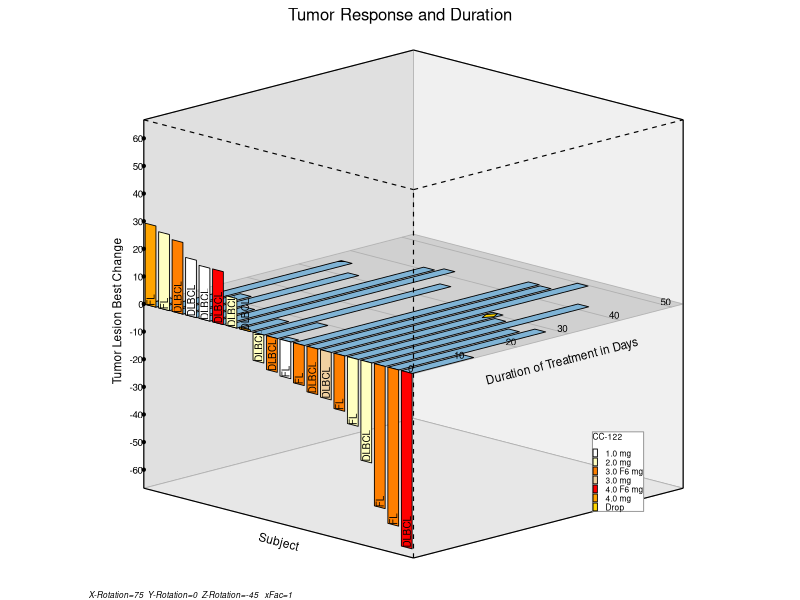
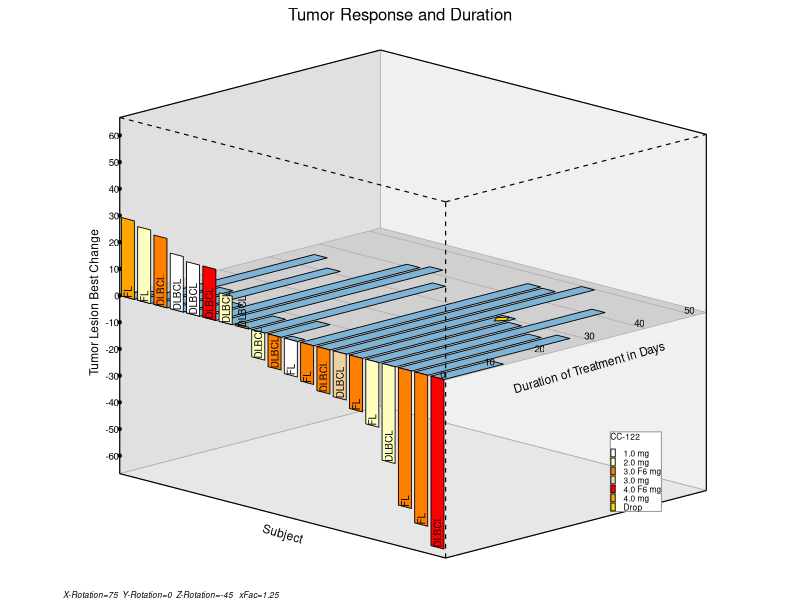
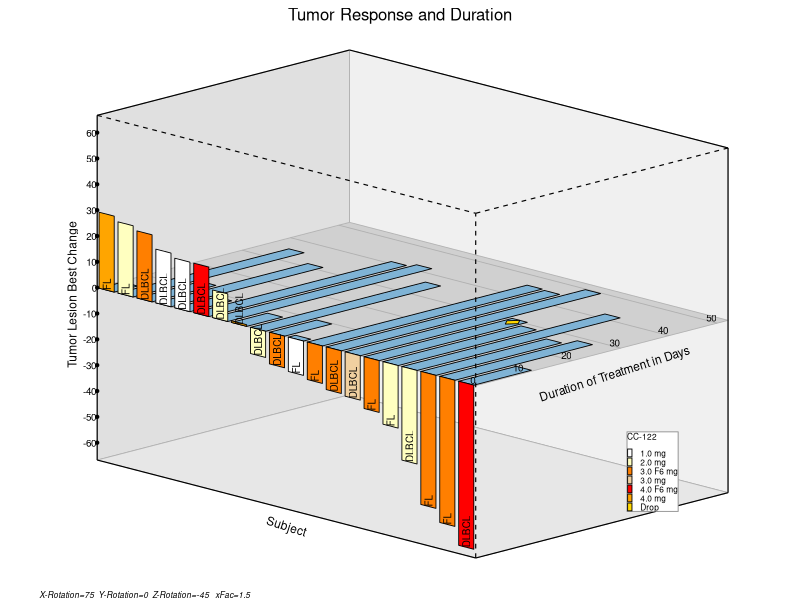

Write the R code that produced these figures, in order.
out <- Sys.getenv("OUT_DIR")
if (out == "") out <- getwd()
dir.create(out, showWarnings = FALSE, recursive = TRUE)
suppressPackageStartupMessages(library(ggplot2))

## ---------- SAS RANUNI replication ----------
m_sas <- 2147483647
a_sas <- 397204094
mod_mult <- function(aa, ss, mm) {
  a_hi <- floor(aa / 65536); a_lo <- aa - a_hi * 65536
  s_hi <- floor(ss / 65536); s_lo <- ss - s_hi * 65536
  t1 <- (a_hi * s_hi * 2) %% mm
  t2_mid <- a_hi * s_lo + a_lo * s_hi
  h <- floor(t2_mid / 65536); l <- t2_mid - h * 65536
  t2 <- (h * 2 + l * 65536) %% mm
  t3 <- (a_lo * s_lo) %% mm
  (t1 + t2 + t3) %% mm
}
seed3 <- 3
seed2 <- 2
next_u3 <- function() {
  s_new <- mod_mult(a_sas, seed3, m_sas)
  seed3 <<- s_new
  s_new / m_sas
}
next_u2 <- function() {
  s_new <- mod_mult(a_sas, seed2, m_sas)
  seed2 <<- s_new
  s_new / m_sas
}

n <- 20L
Response <- numeric(n); Duration <- numeric(n)
Dropped <- rep(NA_real_, n); Drug <- integer(n)
Code <- character(n); codeloc <- numeric(n); baseline <- numeric(n)
for (i in 1:n) {
  u1 <- next_u3(); Response[i] <- 100 * (u1 - 0.7)
  u2 <- next_u3(); Duration[i] <- 50 * u2
  u3 <- next_u3(); if (u3 > 0.8) Dropped[i] <- Duration[i] - 5 else Dropped[i] <- NA_real_
  u4 <- next_u3(); Drug[i] <- floor(6 * u4)
  u5 <- next_u3(); Code[i] <- ifelse(u5 > 0.7, "FL", "DLBCL")
  codeloc[i] <- ifelse(Response[i] > 0, 0, Response[i])
  u6 <- next_u2(); baseline[i] <- 20 + 180 * u6
}
tumor <- data.frame(i=1:n, Response=Response, Duration=Duration, Dropped=Dropped,
  Drug=Drug, Code=Code, codeloc=codeloc, baseline=baseline, stringsAsFactors=FALSE)
## sort by descending Response (SAS missing first; no missings here)
tumor <- tumor[order(-tumor$Response), , drop=FALSE]
rownames(tumor) <- NULL

drug_labels <- c("1.0 mg","2.0 mg","3.0 mg","4.0 mg","3.0 F6 mg","4.0 F6 mg")
tumor$DrugLabel <- drug_labels[tumor$Drug + 1L]
Lblx <- "Subject"; Lbly <- "Duration of Treatment in Days"; Lblz <- "Tumor Lesion Best Change"
Title_main <- "Tumor Response and Duration"

get_w <- function(Tilt, Rotate) {
  fac <- pi/180; A <- Tilt*fac; B <- 0; C <- Rotate*fac
  M <- matrix(0,4,4); M[1,1]<-1; M[2,2]<-1; M[3,3]<--1; M[4,4]<-1
  Rx <- diag(4); Rx[2,2]<-cos(A); Rx[2,3]<--sin(A); Rx[3,2]<-sin(A); Rx[3,3]<-cos(A)
  Ry <- diag(4)
  Rz <- diag(4); Rz[1,1]<-cos(C); Rz[1,2]<--sin(C); Rz[2,1]<-sin(C); Rz[2,2]<-cos(C)
  u <- Rz %*% M; v <- Ry %*% u; w <- Rx %*% v
  w
}
proj_pt <- function(x,y,z,w) {
  d <- matrix(c(x,y,z,1),4,1)
  p <- w %*% d
  c(p[1,1], p[2,1], p[3,1])
}

wall_fills <- c(Center="#D0D0D0", Back="#E0E0E0", Right="#F0F0F0", Bottom="#E7E7E7")
drug_fills <- c("1.0 mg"="#FFFFFF","2.0 mg"="#FFFFC0","3.0 mg"="#F0D0A0",
  "4.0 mg"="orange","3.0 F6 mg"="#FF7F00","4.0 F6 mg"="red","Drop"="gold")

run_waterfall <- function(xFac, suffix) {
  Tilt <- 75; Rotate <- -45
  Acl <- Tilt; Bcl <- 0; Ccl <- Rotate
  dx <- xFac
  ## Wall_Axes
  wa <- data.frame(
    id=c('X1-Axis','X3-Axis','X4-Axis','Y2-Axis','Y3-Axis','Y4-Axis','Z1-Axis','Z2-Axis','Z4-Axis',
      rep('Back',4),rep('Right',4),rep('Bottom',4),rep('Center',4)),
    wgroup=c('D','L','D','D','D','L','D','L','D',rep('D',16)),
    xw=c(-dx,-dx,-dx,-dx,dx,dx,-dx,dx,dx,
      -dx,-dx,-dx,-dx, -dx,dx,dx,-dx, -dx,dx,dx,-dx, -dx,dx,dx,-dx),
    yw=c(-1,-1,1,-1,-1,-1,-1,-1,1,
      -1,1,1,-1, 1,1,1,1, -1,-1,1,1, -1,-1,1,1),
    zw=c(-1,1,1,1,-1,1,-1,-1,-1,
      -1,-1,1,1, -1,-1,1,1, -1,-1,-1,-1, 0,0,0,0),
    xw2=c(dx,dx,dx,-dx,dx,dx,-dx,dx,dx,rep(NA_real_,16)),
    yw2=c(-1,-1,1,1,1,1,-1,-1,1,rep(NA_real_,16)),
    zw2=c(-1,1,1,1,-1,1,1,1,1,rep(NA_real_,16)),
    xl=c(0,NA,NA,NA,dx+0.1,NA,-dx,NA,NA,rep(NA_real_,16)),
    yl=c(-1,NA,NA,NA,0,NA,-1.2,NA,NA,rep(NA_real_,16)),
    zl=c(-1.1,NA,NA,NA,-0.1,NA,0,NA,NA,rep(NA_real_,16)),
    label=c(1,NA,NA,NA,2,NA,3,NA,NA,rep(NA_real_,16)),
    stringsAsFactors=FALSE)
  wmat <- get_w(Tilt, Rotate)
  nwa <- nrow(wa)
  wa$xw_p <- NA_real_; wa$yw_p <- NA_real_; wa$zw_p <- NA_real_
  wa$xw2_p <- NA_real_; wa$yw2_p <- NA_real_; wa$zw2_p <- NA_real_
  wa$xl_p <- NA_real_; wa$yl_p <- NA_real_; wa$zl_p <- NA_real_
  wa$lab <- NA_character_
  for (k in 1:nwa) {
    p <- proj_pt(wa$xw[k], wa$yw[k], wa$zw[k], wmat)
    wa$xw_p[k] <- p[1]; wa$yw_p[k] <- p[2]; wa$zw_p[k] <- p[3]
    if (!is.na(wa$xw2[k])) {
      p2 <- proj_pt(wa$xw2[k], wa$yw2[k], wa$zw2[k], wmat)
      wa$xw2_p[k] <- p2[1]; wa$yw2_p[k] <- p2[2]; wa$zw2_p[k] <- p2[3]
    }
    if (!is.na(wa$xl[k])) {
      p3 <- proj_pt(wa$xl[k], wa$yl[k], wa$zl[k], wmat)
      wa$xl_p[k] <- p3[1]; wa$yl_p[k] <- p3[2]; wa$zl_p[k] <- p3[3]
    }
    if (!is.na(wa$label[k])) {
      if (wa$label[k]==1) wa$lab[k] <- Lblx
      if (wa$label[k]==2) wa$lab[k] <- Lbly
      if (wa$label[k]==3) wa$lab[k] <- Lblz
    }
  }
  ## label rotations
  facs <- sqrt(xFac)
  xaxisRot <- 0; yaxisRot <- 0
  r1 <- wa[wa$id=='X1-Axis',,drop=FALSE]
  dx1 <- r1$xw2_p - r1$xw_p
  if (abs(dx1) > 0.001) xaxisRot <- facs*180*atan((r1$yw2_p-r1$yw_p)/dx1)/pi else xaxisRot <- 90
  r2 <- wa[wa$id=='Y3-Axis',,drop=FALSE]
  dx2 <- r2$xw2_p - r2$xw_p
  if (abs(dx2) > 0.001) yaxisRot <- facs*180*atan((r2$yw2_p-r2$yw_p)/dx2)/pi else yaxisRot <- 90
  ## ranges
  DurMin <- min(tumor$Duration); DurMax <- max(tumor$Duration)
  ResMin <- min(tumor$Response); ResMax <- max(tumor$Response)
  aResMax <- 1.05*max(abs(ResMax), abs(ResMin))
  aDurMax <- 1.05*max(abs(DurMax), abs(DurMin))
  ## polygons
  rows <- list(); ri <- 1L; pid <- 0L
  lastDrug <- tumor$Drug[nrow(tumor)]
  for (k in 1:nrow(tumor)) {
    Dur <- tumor$Duration[k]; Resp <- tumor$Response[k]
    Dr <- tumor$Drug[k]; Cd <- tumor$Code[k]
    i0 <- k - 1L
    xs <- c(dx*(i0-0.5-0.4), dx*(i0-0.5-0.4), dx*(i0-0.5+0.4), dx*(i0-0.5+0.4))
    pid <- pid + 1L
    for (j in 1:4) {
      yv <- c(0, Dur, Dur, 0)[j]
      rows[[ri]] <- data.frame(type='Duration', pid=pid, x=xs[j], y=yv, z=0,
        Drug=Dr, Code=Cd, Lid=NA_real_, yTickVal=NA_real_, zTickVal=NA_real_, stringsAsFactors=FALSE); ri<-ri+1L
    }
    pid <- pid + 1L
    for (j in 1:4) {
      zv <- c(0, Resp, Resp, 0)[j]
      rows[[ri]] <- data.frame(type='Response', pid=pid, x=xs[j], y=0, z=zv,
        Drug=Dr, Code=Cd, Lid=NA_real_, yTickVal=NA_real_, zTickVal=NA_real_, stringsAsFactors=FALSE); ri<-ri+1L
    }
    if (!is.na(tumor$Dropped[k])) {
      pid <- pid + 1L
      dxs <- c(dx*(i0-0.5-0.3), dx*(i0-0.5), dx*(i0-0.5+0.3), dx*(i0-0.5))
      dys <- c(Dur-0.03*DurMax, Dur, Dur-0.03*DurMax, Dur-0.06*DurMax)
      for (j in 1:4) {
        rows[[ri]] <- data.frame(type='Dropped', pid=pid, x=dxs[j], y=dys[j], z=0,
          Drug=Dr, Code=Cd, Lid=NA_real_, yTickVal=NA_real_, zTickVal=NA_real_, stringsAsFactors=FALSE); ri<-ri+1L
      }
    }
    zc <- ifelse(Resp < 0, Resp, 0)
    rows[[ri]] <- data.frame(type='Code', pid=pid, x=dx*(i0-0.5), y=0, z=zc,
      Drug=Dr, Code=Cd, Lid=NA_real_, yTickVal=NA_real_, zTickVal=NA_real_, stringsAsFactors=FALSE); ri<-ri+1L
  }
  n_real_pid <- pid
  xMax <- dx*(nrow(tumor)-1L)
  ## aspect polygons
  pid <- pid + 1L
  rows[[ri]] <- data.frame(type='Response', pid=pid, x=-dx, y=0, z=-aResMax, Drug=lastDrug, Code=NA_character_, Lid=NA_real_, yTickVal=NA_real_, zTickVal=NA_real_, stringsAsFactors=FALSE); ri<-ri+1L
  rows[[ri]] <- data.frame(type='Response', pid=pid, x=-dx, y=0, z=aResMax, Drug=lastDrug, Code=NA_character_, Lid=NA_real_, yTickVal=NA_real_, zTickVal=NA_real_, stringsAsFactors=FALSE); ri<-ri+1L
  pid <- pid + 1L
  rows[[ri]] <- data.frame(type='Duration', pid=pid, x=-dx, y=0, z=aResMax, Drug=lastDrug, Code=NA_character_, Lid=NA_real_, yTickVal=NA_real_, zTickVal=NA_real_, stringsAsFactors=FALSE); ri<-ri+1L
  rows[[ri]] <- data.frame(type='Duration', pid=pid, x=-dx, y=aDurMax, z=aResMax, Drug=lastDrug, Code=NA_character_, Lid=NA_real_, yTickVal=NA_real_, zTickVal=NA_real_, stringsAsFactors=FALSE); ri<-ri+1L
  y_seq <- seq(0, floor(aDurMax/10)*10, by=10)
  if (length(y_seq)==0) y_seq <- 0
  Lid <- 1
  for (yv in y_seq) {
    rows[[ri]] <- data.frame(type='Y-Axis', pid=NA_real_, x=-dx, y=yv, z=0, Drug=NA_integer_, Code=NA_character_, Lid=Lid, yTickVal=NA_real_, zTickVal=NA_real_, stringsAsFactors=FALSE); ri<-ri+1L
    rows[[ri]] <- data.frame(type='Y-Axis', pid=NA_real_, x=xMax, y=yv, z=0, Drug=NA_integer_, Code=NA_character_, Lid=Lid, yTickVal=NA_real_, zTickVal=NA_real_, stringsAsFactors=FALSE); ri<-ri+1L
    Lid <- Lid + 1
  }
  for (yv in y_seq) {
    rows[[ri]] <- data.frame(type='Y-Values', pid=NA_real_, x=xMax, y=yv, z=0, Drug=NA_integer_, Code=NA_character_, Lid=NA_real_, yTickVal=yv, zTickVal=NA_real_, stringsAsFactors=FALSE); ri<-ri+1L
  }
  nz1 <- floor(aResMax/10)
  z_seq_neg <- if (nz1>=1) -10*seq_len(nz1) else numeric(0)
  z_seq_pos <- 10*seq(0, nz1, by=1)
  for (zv in z_seq_neg) {
    rows[[ri]] <- data.frame(type='Z-Values', pid=NA_real_, x=-dx, y=0, z=zv, Drug=NA_integer_, Code=NA_character_, Lid=NA_real_, yTickVal=NA_real_, zTickVal=zv, stringsAsFactors=FALSE); ri<-ri+1L
  }
  for (zv in z_seq_pos) {
    rows[[ri]] <- data.frame(type='Z-Values', pid=NA_real_, x=-dx, y=0, z=zv, Drug=NA_integer_, Code=NA_character_, Lid=NA_real_, yTickVal=NA_real_, zTickVal=zv, stringsAsFactors=FALSE); ri<-ri+1L
  }
  polygons <- do.call(rbind, rows)
  xmin <- min(polygons$x); xmax <- max(polygons$x)
  ymin <- min(polygons$y); ymax <- max(polygons$y)
  zmin <- min(polygons$z); zmax <- max(polygons$z)
  xrange <- xmax-xmin; yrange <- ymax-ymin; zrange <- zmax-zmin
  polygons$xn <- 2*xFac*(polygons$x-xmin)/xrange - xFac
  polygons$yn <- 2*(polygons$y-ymin)/yrange - 1
  polygons$zn <- 2*(polygons$z-zmin)/zrange - 1
  polygons$px <- NA_real_; polygons$py <- NA_real_; polygons$pz <- NA_real_
  for (k in 1:nrow(polygons)) {
    p <- proj_pt(polygons$xn[k], polygons$yn[k], polygons$zn[k], wmat)
    polygons$px[k] <- p[1]; polygons$py[k] <- p[2]; polygons$pz[k] <- p[3]
  }
  polygons$DrugLabel <- drug_labels[polygons$Drug+1L]
  polygons$DrugLabel[is.na(polygons$Drug)] <- NA_character_
  ## subsets
  walls_poly <- wa[wa$id %in% c('Back','Right','Bottom','Center'),,drop=FALSE]
  axes_df <- wa[grepl('Axis', wa$id),,drop=FALSE]
  lab_df <- wa[!is.na(wa$lab),,drop=FALSE]
  grid_df <- polygons[polygons$type=='Y-Axis',,drop=FALSE]
  dur_df <- polygons[polygons$type=='Duration' & !is.na(polygons$pid) & polygons$pid<=n_real_pid,,drop=FALSE]
  resp_df <- polygons[polygons$type=='Response' & !is.na(polygons$pid) & polygons$pid<=n_real_pid,,drop=FALSE]
  drop_df <- polygons[polygons$type=='Dropped',,drop=FALSE]
  yval_df <- polygons[polygons$type=='Y-Values',,drop=FALSE]
  zval_df <- polygons[polygons$type=='Z-Values',,drop=FALSE]
  code_df <- polygons[polygons$type=='Code',,drop=FALSE]
  resp_df$fillKey <- resp_df$DrugLabel
  drop_df$fillKey <- "Drop"
  ## plot
  p <- ggplot()
  for (wid in c('Back','Right','Bottom','Center')) {
    sub <- walls_poly[walls_poly$id==wid,,drop=FALSE]
    if (nrow(sub)>0) p <- p + geom_polygon(data=sub, aes(x=xw_p, y=yw_p, group=id), fill=wall_fills[[wid]], colour="grey70", linewidth=0.3)
  }
  if (nrow(grid_df)>0) p <- p + geom_path(data=grid_df, aes(x=px, y=py, group=Lid), colour="#B0B0B0", linewidth=0.3)
  if (nrow(dur_df)>0) p <- p + geom_polygon(data=dur_df, aes(x=px, y=py, group=pid), fill="#7FB3D5", colour="black", linewidth=0.3)
  comb_fill <- rbind(
    if (nrow(resp_df)>0) data.frame(px=resp_df$px, py=resp_df$py, pid=resp_df$pid, fillKey=resp_df$fillKey, stringsAsFactors=FALSE) else NULL,
    if (nrow(drop_df)>0) data.frame(px=drop_df$px, py=drop_df$py, pid=drop_df$pid, fillKey=drop_df$fillKey, stringsAsFactors=FALSE) else NULL)
  if (nrow(resp_df)>0) p <- p + geom_polygon(data=resp_df, aes(x=px, y=py, group=pid, fill=fillKey), colour="black", linewidth=0.3)
  if (nrow(drop_df)>0) p <- p + geom_polygon(data=drop_df, aes(x=px, y=py, group=pid, fill=fillKey), colour="black", linewidth=0.3)
  p <- p + scale_fill_manual(values=drug_fills, name="CC-122")
  if (nrow(axes_df)>0) p <- p + geom_segment(data=axes_df, aes(x=xw_p, y=yw_p, xend=xw2_p, yend=yw2_p, linetype=wgroup), colour="black", linewidth=0.4) +
    scale_linetype_manual(values=c(D="solid", L="dashed"), guide="none")
  if (nrow(yval_df)>0) p <- p + geom_text(data=yval_df, aes(x=px, y=py, label=yTickVal), size=2.5, hjust=1.1, vjust=-0.2)
  if (nrow(zval_df)>0) {
    p <- p + geom_text(data=zval_df, aes(x=px, y=py, label=zTickVal), size=2.5, hjust=1.1)
    p <- p + geom_point(data=zval_df, aes(x=px, y=py), size=0.8)
  }
  if (nrow(code_df)>0) p <- p + geom_text(data=code_df, aes(x=px, y=py, label=Code), size=2.5, angle=90, hjust=0, vjust=0.5)
  if (nrow(lab_df)>0) {
    lab_df$ang <- c(xaxisRot, yaxisRot, 90)[match(lab_df$label, c(1,2,3))]
    p <- p + geom_text(data=lab_df, aes(x=xl_p, y=yl_p, label=lab), size=3, angle=lab_df$ang)
  }
  p <- p + labs(title=Title_main, caption=paste0("X-Rotation=", Acl, "  Y-Rotation=", Bcl, "  Z-Rotation=", Ccl, "   xFac=", xFac)) +
    coord_equal() + theme_void() +
    theme(plot.title=element_text(size=12, hjust=0.5),
      plot.caption=element_text(size=6, hjust=0, face="italic"),
      legend.position=c(0.85,0.2), legend.title=element_text(size=6), legend.text=element_text(size=6),
      legend.key.size=unit(4,"pt"), legend.background=element_rect(fill="white", colour="grey60"))
  pngfile <- file.path(out, paste0("waterfall_xf_", suffix, ".png"))
  ggsave(pngfile, p, width=4, height=4, dpi=300, units="in")
  csvfile <- file.path(out, paste0("waterfall_xf_", suffix, ".csv"))
  outdf <- polygons[, c("type","pid","x","y","z","xn","yn","zn","px","py","pz","Drug","DrugLabel","Code","Lid","yTickVal","zTickVal")]
  write.csv(outdf, csvfile, row.names=FALSE, na="")
  message("wrote ", pngfile, " and ", csvfile)
}

run_waterfall(1.0, "100")
run_waterfall(1.25, "125")
run_waterfall(1.5, "150")
